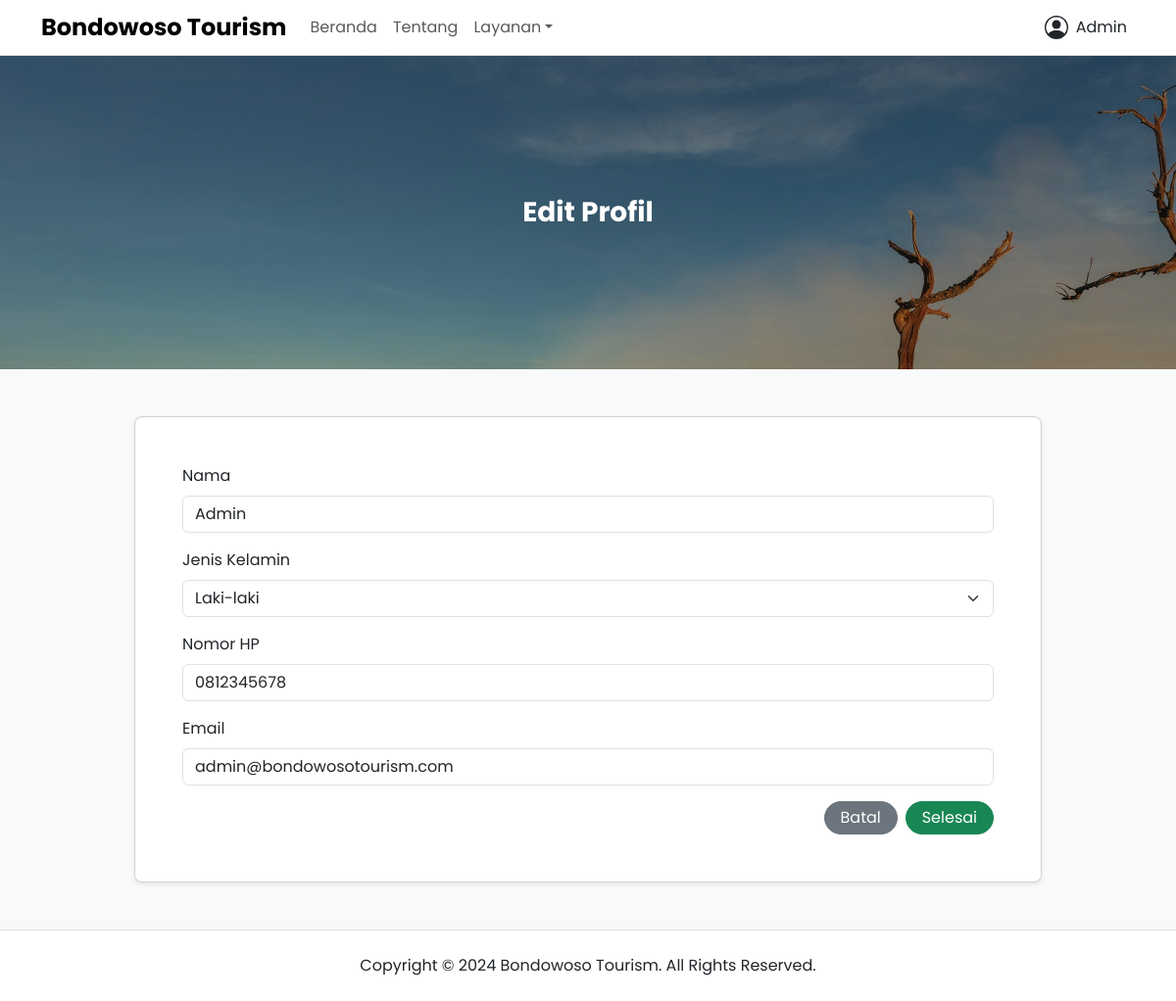
Screenshot of /user/1/edit (signed in) with the database file from the repository.
### app/models.py (models this page shows, shortened)
class User(UserMixin, db.Model):
  __tablename__ = "user"
  id = db.Column(db.Integer, primary_key=True)
  name = db.Column(db.String(60), nullable=False)
  gender = db.Column(db.String(60), nullable=False)
  phone = db.Column(db.String(60), nullable=False, unique=True)
  email = db.Column(db.String(60), nullable=False, unique=True)
  role = db.Column(db.String(20), nullable=False, default="user")
  password = db.Column(db.String(128), nullable=False)
  joined_date = db.Column(db.DateTime, nullable=False, default=datetime.now)
  usage_help = db.relationship("UsageHelp", backref="user", lazy=True)
  criteria = db.relationship("Criteria", backref="user", lazy=True)
  sub_criteria = db.relationship("SubCriteria", backref="user", lazy=True)
  location_point = db.relationship("LocationPoint", backref="user", lazy=True)
  tour_type = db.relationship("TourType", backref="user", lazy=True)
  tour_list = db.relationship("TourList", backref="user", lazy=True)

### app/views/control_panel.py (the view)
@control_panel_app.route("/user/<id>/edit", methods=["GET", "POST"])
@login_required
def edit_profile(id):
  user = User.query.filter_by(id=id).first_or_404()
  if current_user.is_anonymous or current_user.email != user.email:
    abort(403)
  form = EditProfileForm()
  if form.validate_on_submit():
    user.name = form.name.data
    user.gender = form.gender.data
    user.phone = form.phone.data
    user.email = form.email.data
    db.session.commit()
    flash("Profil Anda telah berhasil diperbarui. Terima kasih telah memperbarui informasi Anda.")
    return redirect(url_for("control_panel_app.profile", id=current_user.id))
  elif request.method == "GET":
    form.name.data = user.name
    form.phone.data = user.phone
    form.gender.data = user.gender
    form.email.data = user.email
  return render_template("control_panel/account/profile_form.html", title="Edit Profile - Development", user=user, form=form)

### app/forms.py (shortened to what this page needs)
class EditProfileForm(FlaskForm):
  name = StringField("Nama", validators=[DataRequired(), Length(min=4, max=60)])
  gender = SelectField("Jenis Kelamin", choices=[("", "Pilih Jenis Kelamin"), ("Laki-laki", "Laki-laki"), ("Perempuan", "Perempuan")], validators=[DataRequired()])
  phone = StringField("Nomor HP", validators=[DataRequired(), Length(min=10, max=20)])
  email = EmailField("Email", validators=[DataRequired(), Email(message="Email yang Anda masukkan tidak valid."), Length(max=60)])
  submit = SubmitField("Selesai")

### app/models.py (called while the page is built)
@login_manager.user_loader
def load_user(user_id):
  return User.query.get(int(user_id))

### app/templates/control_panel/account/profile_form.html (shortened to what this page needs)
{% extends 'components/public/base.html' %} {% block content %}
<div class="banner d-flex bg-hero h-20rem">
  <div class="container my-auto">
    <div class="row justify-content-center align-items-center">
      <div class="col-lg-10">
        <div class="text-white text-center">
          <h2 class="fw-bold fs-3 title-clamp-2 mb-0">Edit Profil</h2>
        </div>
      </div>
    </div>
  </div>
</div>
<div class="page-wrapper bg-body-tertiary">
  <div class="container">
    <div class="row justify-content-center align-items-center py-5">
      <div class="col-lg-10">
        <div class="card shadow-sm rounded-3">
          <div class="card-body p-lg-5 py-5 px-4">
            <form method="POST">
              <div class="mb-3">
                {{ form.name.label(class="form-label") }} {% if form.name.errors %} {{ form.name(class="form-control is-invalid") }}
                <div class="invalid-feedback">
                  {% for error in form.name.errors %}
                  <span>{{ error }}</span>
                  {% endfor %}
                </div>
                {% else %} {{ form.name(class="form-control") }} {% endif %}
              </div>
              <div class="mb-3">
                {{ form.gender.label(class="form-label") }} {% if form.gender.errors %} {{ form.gender(class="form-select is-invalid") }}
                <div class="invalid-feedback">
                  {% for error in form.gender.errors %}
                  <span>{{ error }}</span>
                  {% endfor %}
                </div>
                {% else %} {{ form.gender(class="form-select") }} {% endif %}
              </div>
              <div class="mb-3">
                {{ form.phone.label(class="form-label") }} {% if form.phone.errors %} {{ form.phone(class="form-control is-invalid") }}
                <div class="invalid-feedback">
                  {% for error in form.phone.errors %}
                  <span>{{ error }}</span>
                  {% endfor %}
                </div>
                {% else %} {{ form.phone(class="form-control") }} {% endif %}
              </div>
              <div class="mb-3">
                {{ form.email.label(class="form-label") }} {% if form.email.errors %} {{ form.email(class="form-control is-invalid") }}
                <div class="invalid-feedback">
                  {% for error in form.email.errors %}
                  <span>{{ error }}</span>
                  {% endfor %}
                </div>
                {% else %} {{ form.email(class="form-control") }} {% endif %}
              </div>
              <div class="d-flex flex-row justify-content-end align-items-center column-gap-2">
                <a class="btn btn-secondary rounded-5 py-1 px-3" href="{{ url_for('control_panel_app.profile', id=current_user.id) }}" role="button">Batal</a>
                {{ form.submit(class="btn btn-success rounded-5 py-1 px-3") }}
              </div>
            </form>
          </div>
        </div>
      </div>
    </div>
  </div>
</div>
{% endblock %}

### app/templates/components/public/includes/navbar.html (shortened to what this page needs)
<nav class="navbar navbar-expand-lg bg-body border-bottom">
  <div class="container">
    <a class="navbar-brand" href="{{ url_for('public_app.homepage') }}">
      <h1 class="fw-bold fs-4 my-auto">Bondowoso Tourism</h1>
    </a>
    <div class="offcanvas offcanvas-end border-0" tabindex="-1" id="offcanvasNavbar" aria-labelledby="offcanvasNavbarLabel">
      <div class="offcanvas-body">
        <ul class="navbar-nav me-auto">
          <li class="nav-item">
            <a class="{{ 'nav-link active' if active_page == 'home' else 'nav-link' }}" aria-current="page" href="{{ url_for('public_app.homepage') }}">Beranda</a>
          </li>
          <li class="nav-item">
            <a class="{{ 'nav-link active' if active_page == 'about' else 'nav-link' }}" href="{{ url_for('public_app.about') }}">Tentang</a>
          </li>
          <li class="nav-item dropdown">
            <a class="nav-link dropdown-toggle" href="#" role="button" data-bs-toggle="dropdown" aria-expanded="false">Layanan</a>
          </li>
        </ul>
        <ul class="navbar-nav">
          {% if current_user.is_authenticated %}
          <li class="nav-item dropdown">
            <a class="nav-link text-body" href="#" role="button" data-bs-toggle="dropdown" aria-expanded="false">
              <div class="d-flex align-items-center column-gap-2">
                <svg xmlns="http://www.w3.org/2000/svg" height="1.5em" fill="currentColor" viewBox="0 0 16 16">
                  <path d="M11 6a3 3 0 1 1-6 0 3 3 0 0 1 6 0" />
                  <path fill-rule="evenodd" d="M0 8a8 8 0 1 1 16 0A8 8 0 0 1 0 8m8-7a7 7 0 0 0-5.468 11.37C3.242 11.226 4.805 10 8 10s4.757 1.225 5.468 2.37A7 7 0 0 0 8 1" />
                </svg>
                <p class="mb-0">{{ current_user.name }}</p>
              </div>
            </a>
          </li>
          {% else %}
          <li class="nav-item my-auto">
            <a class="btn btn-outline-dark rounded-5 py-1 px-3" href="{{ url_for('control_panel_app.login') }}" role="button">Masuk</a>
            <a class="btn btn-dark rounded-5 py-1 px-3" href="{{ url_for('control_panel_app.register') }}" role="button">Daftar</a>
          </li>
          {% endif %}
        </ul>
      </div>
    </div>
  </div>
</nav>

### app/static/css/main.css (style rules this page uses)
body { font-family: "Poppins", sans-serif; }
.bg-hero { background: linear-gradient(rgba(0, 0, 0, 0.25), rgba(0, 0, 0, 0.25)), url(../media/uploads/home/hero.jpg); background-attachment: fixed; background-repeat: no-repeat; background-size: cover; background-position: center; }
.h-20rem { height: 20rem; }

### rows the page displays
User: name "Admin", gender "Laki-laki", phone "0812345678", email "admin@bondowosotourism.com"
